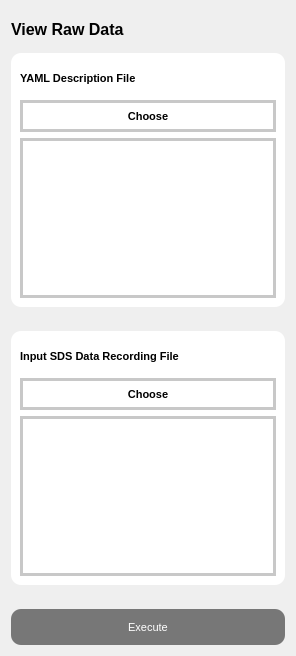
             <widget class="QWidget" name="page_View">
              <layout class="QVBoxLayout" name="verticalLayout_8">
               <item>
                <layout class="QVBoxLayout" name="verticalLayout_5" stretch="2,10,1,10,1,2">
                 <item>
                  <widget class="QLabel" name="label_22">
                   <property name="font">
                    <font>
                     <pointsize>12</pointsize>
                     <weight>75</weight>
                     <bold>true</bold>
                    </font>
                   </property>
                   <property name="text">
                    <string>View Raw Data</string>
                   </property>
                  </widget>
                 </item>
                 <item>
                  <widget class="QGroupBox" name="groupBox_10">
                   <property name="styleSheet">
                    <string notr="true">background-color: #FFFFFF; 
border-style: outset;
border-radius: 10px;</string>
                   </property>
                   <property name="title">
                    <string/>
                   </property>
                   <layout class="QVBoxLayout" name="verticalLayout_6" stretch="1,1,5">
                    <item>
                     <widget class="QLabel" name="label_23">
                      <property name="sizePolicy">
                       <sizepolicy hsizetype="Expanding" vsizetype="Expanding">
                        <horstretch>0</horstretch>
                        <verstretch>0</verstretch>
                       </sizepolicy>
                      </property>
                      <property name="font">
                       <font>
                        <family>MS Shell Dlg 2</family>
                        <pointsize>8</pointsize>
                        <weight>75</weight>
                        <italic>false</italic>
                        <bold>true</bold>
                       </font>
                      </property>
                      <property name="styleSheet">
                       <string notr="true"/>
                      </property>
                      <property name="text">
                       <string>YAML Description File</string>
                      </property>
                      <property name="wordWrap">
                       <bool>true</bool>
                      </property>
                     </widget>
                    </item>
                    <item>
                     <widget class="QPushButton" name="pushButton_3_yamlF_2">
                      <property name="sizePolicy">
                       <sizepolicy hsizetype="Expanding" vsizetype="Expanding">
                        <horstretch>0</horstretch>
                        <verstretch>0</verstretch>
                       </sizepolicy>
                      </property>
                      <property name="font">
                       <font>
                        <pointsize>8</pointsize>
                        <weight>75</weight>
                        <bold>true</bold>
                       </font>
                      </property>
                      <property name="styleSheet">
                       <string notr="true">border: 3px solid;
border-radius: 0px;
border-color: rgb(200, 200, 200);</string>
                      </property>
                      <property name="text">
                       <string>Choose</string>
                      </property>
                     </widget>
                    </item>
                    <item>
                     <widget class="QTextEdit" name="textEdit_5_yamlF_2">
                      <property name="sizePolicy">
                       <sizepolicy hsizetype="Expanding" vsizetype="Expanding">
                        <horstretch>0</horstretch>
                        <verstretch>0</verstretch>
                       </sizepolicy>
                      </property>
                      <property name="font">
                       <font>
                        <pointsize>8</pointsize>
                       </font>
                      </property>
                      <property name="autoFillBackground">
                       <bool>false</bool>
                      </property>
                      <property name="styleSheet">
                       <string notr="true">border: 3px solid;
border-radius: 0px;
border-color: rgb(200, 200, 200);</string>
                      </property>
                     </widget>
                    </item>
                   </layout>
                  </widget>
                 </item>
                 <item>
                  <spacer name="verticalSpacer_8">
                   <property name="orientation">
                    <enum>Qt::Vertical</enum>
                   </property>
                   <property name="sizeHint" stdset="0">
                    <size>
                     <width>98</width>
                     <height>38</height>
                    </size>
                   </property>
                  </spacer>
                 </item>
                 <item>
                  <widget class="QGroupBox" name="groupBox_11">
                   <property name="styleSheet">
                    <string notr="true">background-color: #FFFFFF; 
border-style: outset;
border-radius: 10px;</string>
                   </property>
                   <property name="title">
                    <string/>
                   </property>
                   <layout class="QVBoxLayout" name="verticalLayout_7" stretch="1,1,5">
                    <item>
                     <widget class="QLabel" name="label_24">
                      <property name="sizePolicy">
                       <sizepolicy hsizetype="Expanding" vsizetype="Expanding">
                        <horstretch>0</horstretch>
                        <verstretch>0</verstretch>
                       </sizepolicy>
                      </property>
                      <property name="font">
                       <font>
                        <pointsize>8</pointsize>
                        <weight>75</weight>
                        <bold>true</bold>
                       </font>
                      </property>
                      <property name="lineWidth">
                       <number>1</number>
                      </property>
                      <property name="text">
                       <string>Input SDS Data Recording File</string>
                      </property>
                      <property name="wordWrap">
                       <bool>true</bool>
                      </property>
                     </widget>
                    </item>
                    <item>
                     <widget class="QPushButton" name="pushButton_2_sdsF_2">
                      <property name="sizePolicy">
                       <sizepolicy hsizetype="Expanding" vsizetype="Expanding">
                        <horstretch>0</horstretch>
                        <verstretch>0</verstretch>
                       </sizepolicy>
                      </property>
                      <property name="font">
                       <font>
                        <pointsize>8</pointsize>
                        <weight>75</weight>
                        <bold>true</bold>
                       </font>
                      </property>
                      <property name="styleSheet">
                       <string notr="true">border: 3px solid;
border-radius: 0px;
border-color: rgb(200, 200, 200);</string>
                      </property>
                      <property name="text">
                       <string>Choose</string>
                      </property>
                     </widget>
                    </item>
                    <item>
                     <widget class="QTextEdit" name="textEdit_6_sdsF_2">
                      <property name="sizePolicy">
                       <sizepolicy hsizetype="Expanding" vsizetype="Expanding">
                        <horstretch>3</horstretch>
                        <verstretch>2</verstretch>
                       </sizepolicy>
                      </property>
                      <property name="font">
                       <font>
                        <pointsize>8</pointsize>
                       </font>
                      </property>
                      <property name="styleSheet">
                       <string notr="true">border: 3px solid;
border-radius: 0px;
border-color: rgb(200, 200, 200);</string>
                      </property>
                     </widget>
                    </item>
                   </layout>
                  </widget>
                 </item>
                 <item>
                  <spacer name="verticalSpacer_9">
                   <property name="orientation">
                    <enum>Qt::Vertical</enum>
                   </property>
                   <property name="sizeHint" stdset="0">
                    <size>
                     <width>98</width>
                     <height>38</height>
                    </size>
                   </property>
                  </spacer>
                 </item>
                 <item>
                  <widget class="QPushButton" name="pushButton_sdsview_2">
                   <property name="sizePolicy">
                    <sizepolicy hsizetype="Preferred" vsizetype="Preferred">
                     <horstretch>0</horstretch>
                     <verstretch>0</verstretch>
                    </sizepolicy>
                   </property>
                   <property name="font">
                    <font>
                     <pointsize>8</pointsize>
                    </font>
                   </property>
                   <property name="styleSheet">
                    <string notr="true">background-color: #777777;
border-style: outset;
border-radius: 10px;
color: rgb(255, 255, 255);</string>
                   </property>
                   <property name="text">
                    <string>Execute</string>
                   </property>
                  </widget>
                 </item>
                </layout>
               </item>
              </layout>
             </widget>
